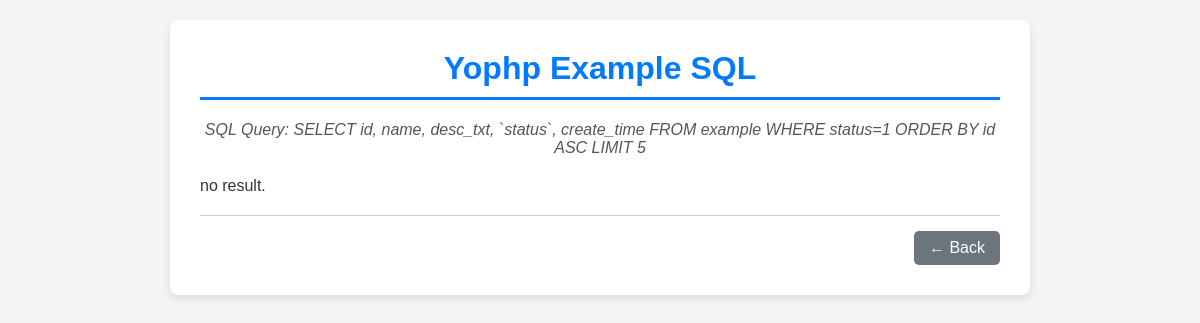
Page /example/sql on the earlier database version.
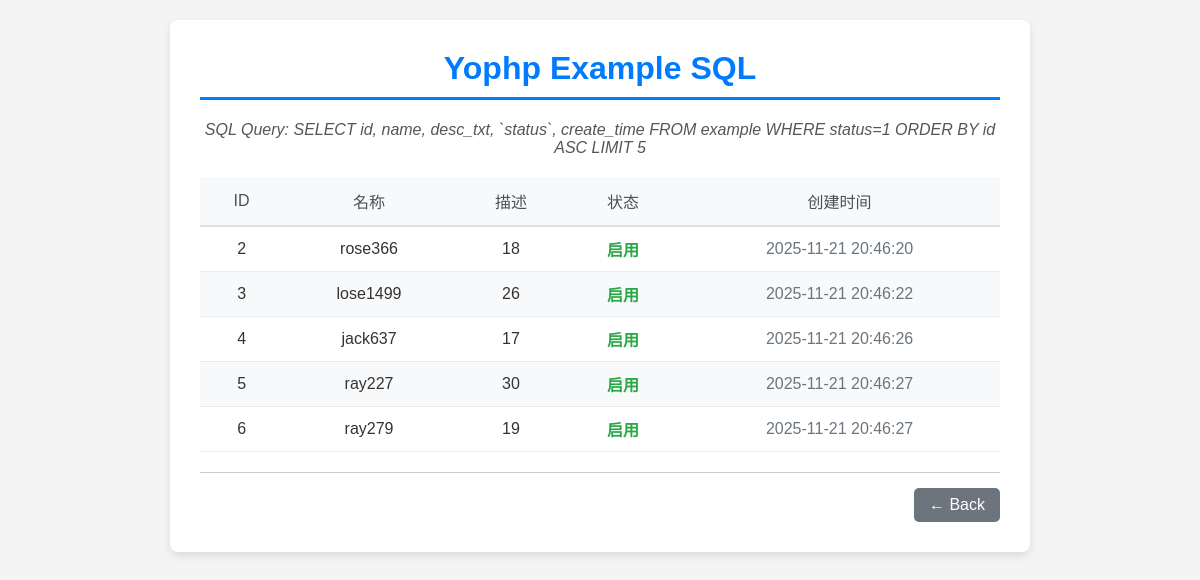
Same page on the later database version.
### tables this page shows
CREATE TABLE `example`  (
  `id` int NOT NULL AUTO_INCREMENT,
  `name` varchar(255) NULL DEFAULT '',
  `desc_txt` text NULL,
  `status` tinyint NULL DEFAULT 0,
  `update_time` timestamp NULL DEFAULT CURRENT_TIMESTAMP ON UPDATE CURRENT_TIMESTAMP,
  `create_time` timestamp NULL DEFAULT CURRENT_TIMESTAMP,
  PRIMARY KEY (`id`) USING BTREE
);

### app/controllers/ExampleController.php (called while the page is built, shortened)
<?php
class ExampleController
{
    public function sql()
    {
        $data = array();
        $exampleModel = ExampleModel::getInstance();
        $sql = "SELECT id, name, desc_txt, `status`, create_time
                    FROM example
                    WHERE status=1
                    ORDER BY id ASC
                    LIMIT 5";
        $data['examples'] = $exampleModel->query($sql);
        $data['statuss'] = $exampleModel->_statuss;
        $data['sql'] = $sql;
        $data['title'] = 'Yophp Example SQL';
        view()->render('example/sql', $data);
    }
}

### framework/init.php (called while the page is built, shortened)
<?php
require FRAMEWORK_DIR.'common.php';
$action = 'index';
$uris = uri();
if(isset($uris[0]) && $uris[0] != 'index.php') {
    $uriCount = 0;
    if ($uris) {
        foreach ($uris as $key => $value) {
            if (!is_numeric($value)) {
                $uriCount++;
            }
        }
    }
    if ($uriCount > 2) {
        $module = $uris[0];
        $controller = $uris[1];
        $action = $uris[2];
    } elseif ($uriCount > 1) {
        if (is_dir(CONTROLLER_DIR . $uris[0])) {
            $module = $uris[0];
            $controller = $uris[1];
        } else {
            $action = $uris[1];
        }
    } elseif ($uriCount > 0) {
        $controller = $uris[0];
    }
}
$classObj = new $controllerName();
$classObj->$action();

### index.php (called while the page is built, shortened)
<?php
require FRAMEWORK_DIR.'init.php';

### framework/Yo_ModelBase.php (called while the page is built, shortened)
<?php
class Yo_ModelBase
{
    protected static $_instances = [];
    protected $db;
    public function __construct()
    {
        $this->db = Yo_PdoMysql::getInstance()->getDb();
    }
    public static function getInstance()
    {
        $className = static::class;
        if (!isset(self::$_instances[$className])) {
            self::$_instances[$className] = new static();
            if (property_exists($className, 'name') && static::$name) {
                self::$_instances[$className]->tableName = static::$name;
            }
        }
        return self::$_instances[$className];
    }
    public function query($sql, $fetchRow=false)
    {
        $result = array();
        $sth = $this->db->prepare($sql);
        $sth->execute();
        if ($sth) {
            if($fetchRow) {
                $result = $sth->fetch(PDO::FETCH_ASSOC);
            } else {
                $result = $sth->fetchAll(PDO::FETCH_ASSOC);
            }
        }
        return $result;
    }
}

### framework/Yo_PdoMysql.php (called while the page is built, shortened)
<?php
class Yo_PdoMysql {
    private $_dbh;
    public function getDb() {
        if (!$this->_dbh) {
            try {
				$driverOptions = array(
                    PDO::ATTR_PERSISTENT => true
                );
                $contect = new PDO('mysql:host=' . DB_HOST . ';dbname=' . DB_NAME, DB_USER, DB_PASSWORD, $driverOptions);
                if ($contect) {
                    $this->_dbh = $contect;
                    $this->_dbh->query("SET NAMES 'UTF8'");
                }
            } catch (PDOException $e) {
                if (DEBUG_MODE != 'production') {
                    print "Error!: " . $e->getMessage() . "<br/>";
                }
                die();
            }
        }
        return $this->_dbh;
    }
}
?>

### app/models/ExampleModel.php (called while the page is built, shortened)
<?php
class ExampleModel extends Yo_ModelBase
{
    public function __construct()
    {
        parent::__construct();
    }
}

### framework/common.php (called while the page is built, shortened)
<?php
function loadClass($className)
{
    $modelKey = substr($className, -5, 5);
    $frameworklKey = substr($className, 0, 3);
    if ($modelKey == 'Model') {
        $file = APP_DIR . 'models/' . $className . '.php';
    } elseif ($frameworklKey == 'Yo_') {
        $file = FRAMEWORK_DIR . $className . '.php';
    } else {
        $file = APP_DIR . 'libraries/' . $className . '.php';
        if (file_exists($file)) {
            include_once $file;
        }
    }
}

### app/views/example/sql.php (the view, shortened to what this page needs)
<h1 class="main-title"><?php echo $title; ?></h1>
<div class="slogan">SQL Query: <?php echo $sql ?></div>
<div class="data-table-container">
    <?php if ($examples): ?>
        <table class="data-table">
            <thead>
            <tr>
                <th>ID</th>
                <th>名称</th>
                <th>描述</th>
                <th>状态</th>
                <th>创建时间</th>
            </tr>
            </thead>
            <tbody>
            <?php foreach ($examples as $key => $value): ?>
                <tr>
                    <td><?php echo $value['id'] ?></td>
                    <td><?php echo $value['name'] ?></td>
                    <td><?php echo $value['desc_txt'] ?></td>
                    <td class="status-enabled"><?php echo $statuss[$value['status']]; ?></td>
                    <td class="time-text"><?php echo $value['create_time']?></td>
                </tr>
            <?php endforeach; ?>
            </tbody>
        </table>
    <? else: ?>
        no result.
    <?php endif; ?>
</div>
<div class="footer-area">
    <a href="/" class="back-link">← Back</a>
</div>

Differences in the rows shown:
added example: id "2", name "rose366", desc_txt "18", status "启用", create_time "2025-11-21 20:46:20"
added example: id "3", name "lose1499", desc_txt "26", status "启用", create_time "2025-11-21 20:46:22"
added example: id "4", name "jack637", desc_txt "17", status "启用", create_time "2025-11-21 20:46:26"
added example: id "5", name "ray227", desc_txt "30", status "启用", create_time "2025-11-21 20:46:27"
added example: id "6", name "ray279", desc_txt "19", status "启用", create_time "2025-11-21 20:46:27"
Other differences:
text no longer shown: "no result."
text now shown: "ID 名称 描述 状态 创建时间"
